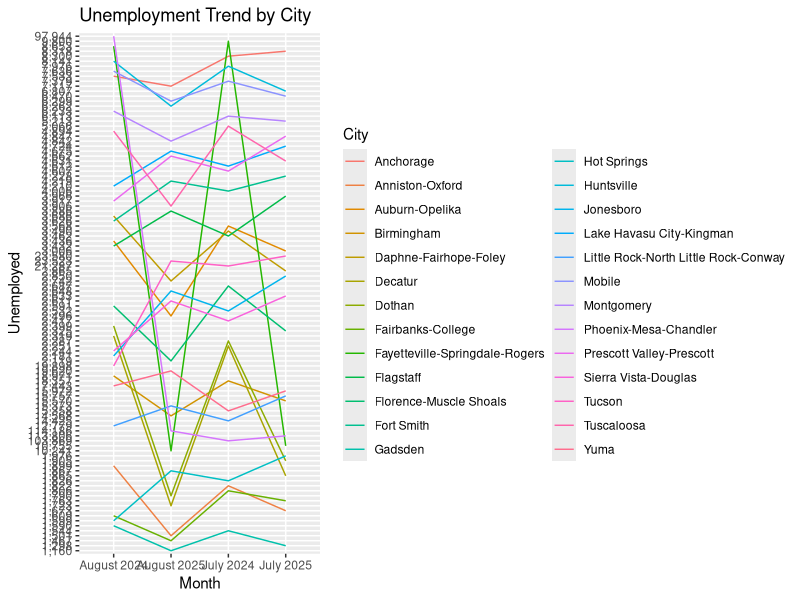
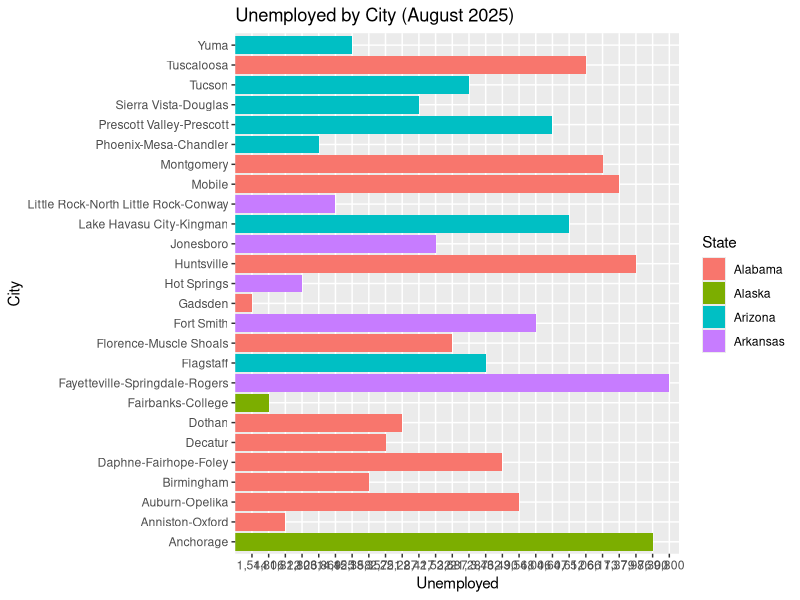
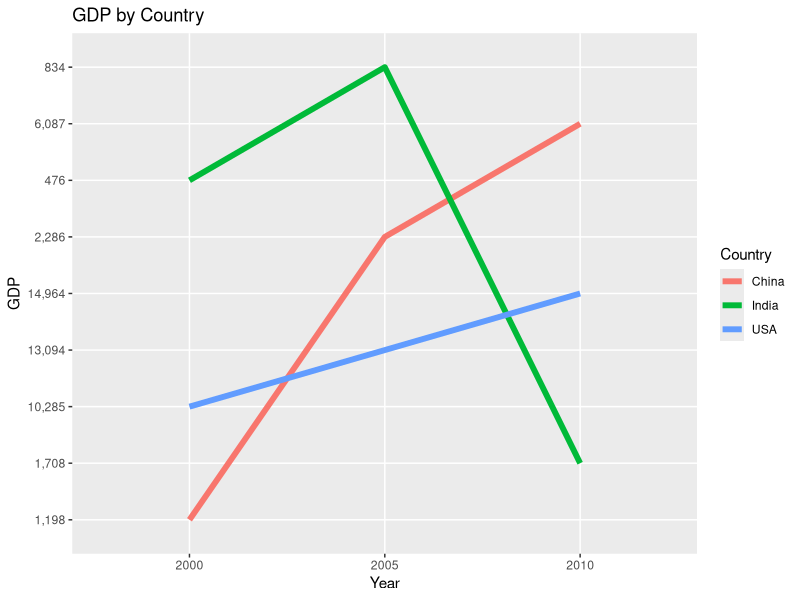

Write the R code that produced these figures, in order.
## ---- chunk 1
knitr::opts_chunk$set(echo = TRUE)
## ---- chunk 2
library(tidyverse)
library(dplyr)
## ---- chunk 3
# Import untidy data
expense_report <- read.csv("Travel Expense Report.csv")

# Remove unnecessary rows and columns
expense_report <- expense_report %>%
  filter(!(X %in% c("Totals", "subtotals"))) %>% #remove rows
  select(-"subtotals") %>% #remove columns
  rename(Dates = X) %>% # rename X column
  mutate(Location=NA) # Add extra column for Location

# Fill Location column
expense_report <- expense_report %>%
  mutate(
    # Check if the Dates column looks like a date or not
    is_location = is.na(dmy(Dates)),
    
    # If it's a location, store it; else NA
    Location = ifelse(is_location, Dates, NA)
  ) %>%
  fill(Location) %>%
  filter(!is_location) %>% # remove location rows
  select(-is_location) # remove helper column

# Convert dates to Dates
expense_report <- expense_report %>%
  mutate(Dates = as.Date(expense_report$Dates, "%d-%b-%y"))
## ---- chunk 4
# 1. Average spending per location by category
expense_report %>%
  group_by(Location) %>%
  summarise(
    avg_meals = mean(Meals),
    avg_hotels = mean(Hotels),
    avg_transport = mean(Transport)
  )

## ---- chunk 5
# 2. Total spending per location by category
expense_report %>%
  group_by(Location) %>%
  summarise(
    total_Meals = sum(Meals),
    total_Hotels = sum(Hotels),
    total_Transport = sum(Transport)
  )
## ---- chunk 6
# Import US Labor Statistics CSV, skip headers
us_labor <- read.csv("US Labor Statistics.csv", skip=3)

# Remove last 4 columns which are percentages
us_labor <- us_labor %>%
  select(-c("X2024.2", "X2025.1", "X2024.3", "X2025.p..1"))


# Temporary column names
colnames(us_labor) <- c("City", "Civilian Labor Force_July 2024", 
                        "Civilian Labor Force_July 2025", 
                        "Civilian Labor Force_August 2024", 
                        "Civilian Labor Force_August 2025", 
                        "Unemployed_July 2024",
                        "Unemployed_July 2025", 
                        "Unemployed_August 2024",
                        "Unemployed_August 2025")

# Reshape to long
us_labor <- us_labor %>%
  pivot_longer(
    cols = -"City",
    names_to = "Category_Month_Year",
    values_to = "Value"
  )

# Extract information from "Category_Month_Year" column
us_labor <- us_labor %>%
  separate(Category_Month_Year,
           into = c("Category", "Month_Year"),
           sep = "_", extra = "merge", fill = "right")

## ---- chunk 7
us_labor$State <- NA

us_labor <- us_labor %>%
  mutate(
    # Check if the States column is actually state
    is_state = City %in% state.name,
    
    # If yes, store it; else NA
    State = ifelse(is_state, City, NA)
  ) %>%
  fill(State) %>%
  filter(!is_state) %>% # remove location rows
  select(-is_state) # remove helper column


# Make a little wider and clean Month_Year
us_labor <- us_labor %>%
  pivot_wider(
    names_from = Category,
    values_from = Value
  ) %>% 
  select(State, City, everything()) # reorder columns
## ---- chunk 8
# Making plot
ggplot(us_labor, aes(x = Month_Year, y = Unemployed, color = City, group = City)) +
  geom_line() +
  labs(
    title = "Unemployment Trend by City",
    x = "Month",
    y = "Unemployed"
  )

#Making plot for one month
us_labor %>%
  filter(Month_Year == "July 2024") %>%
  ggplot(aes(x = reorder(City, Unemployed), y = Unemployed, fill = State)) +
  geom_col() +
  coord_flip() +
  labs(
    title = "Unemployed by City (August 2025)",
    x = "City",
    y = "Unemployed"
  )
## ---- chunk 9
country_data <- read.csv("Country Data.csv")

colnames(country_data) <- c("Country", "2000 Population", "2000 GDP",
                            "2005 Population", "2005 GDP",
                            "2010 Population", "2010 GDP")

# Reshape to long
country_data <- country_data %>%
  pivot_longer(
    cols = -"Country",
    names_to = "Year_Category",
    values_to = "Value"
  )

# Extract information from "Year_Category" column
country_data <- country_data %>%
  separate(Year_Category,
           into = c("Year", "Category"),
           sep = " ", extra = "merge", fill = "right")

# Make a little wider
country_data <- country_data %>%
  pivot_wider(
    names_from = Category,
    values_from = Value
  )
## ---- chunk 10
ggplot(country_data, aes(x = Year, y = GDP, color = Country, group = Country)) + 
  geom_line(size=2) +
  labs(
    title = "GDP by Country",
    x = "Year",
    y = "GDP"
  )
